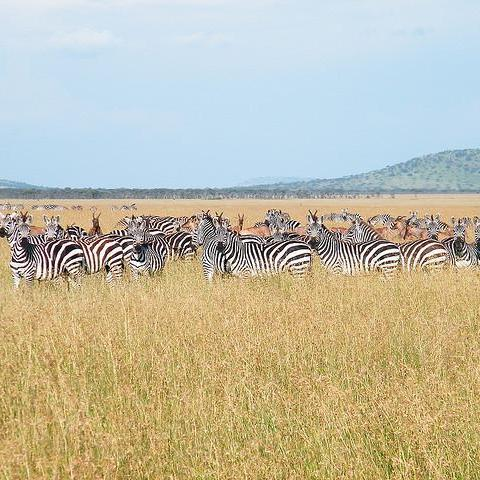
#> input picture intrinsic_sigma_map_plotting/plotting/zebra.jpg, 480 x 480 px, found by its file name
$ jupyter execute --allow-errors plotting.ipynb
#> lines starting #> are read from the running program, lines starting #| are printed output that depends on the picture; pictures that were not available may be replaced by others from this repository, and a replacement may not be noted
[cell 1]
from PIL import Image
import numpy as np
import matplotlib.pyplot as plt

[cell 2]
zebra = np.array(Image.open('exp4/zebra.jpg'))
#> zebra is the input picture: shape (480, 480, 3); mean R, G, B 192.5, 187.4, 165
zebra_sigma = np.array(Image.open('sigmaMap/zebra_sigma.png'))
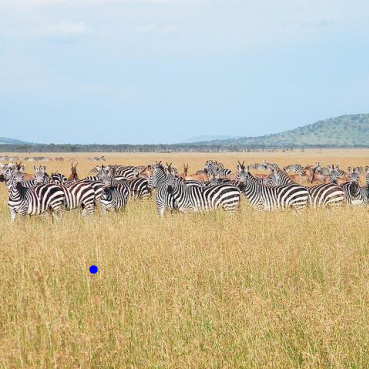
#> input picture intrinsic_sigma_map_plotting/plotting/zeba_blue_dot.png, 369 x 369 px, given in place of zebra_sigma.png, which was not available
#> zebra_sigma is the input picture: shape (369, 369, 4); mean R, G, B, A 191.9, 186.8, 164.5, 255
zebra_recon = np.array(Image.open('Reproduction/zebra_reproduction.png'))
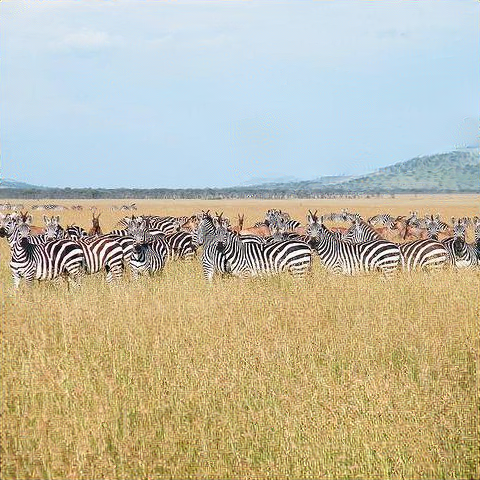
#> input picture intrinsic_sigma_map_plotting/slides_sigma_map_gen/zebra_reproduction.png, 480 x 480 px, found by its file name
#> zebra_recon is the input picture: shape (480, 480, 3); mean R, G, B 191.7, 186.6, 164.3

zebra_sali  = np.sqrt(np.array(Image.open('exp4/zebra_sali.png').convert('L'))/255.,dtype=np.float32)
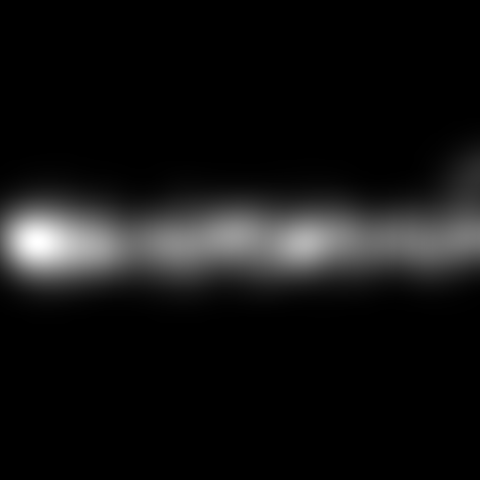
#> input picture SALICON/zebra_sali.png, 480 x 480 px, found by its file name
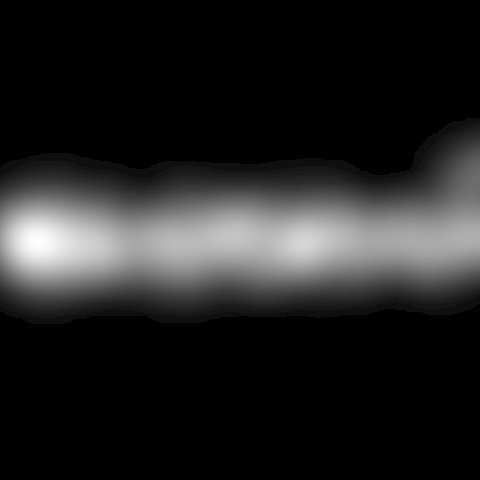
#> zebra_sali: shape (480, 480) float32; min 0, max 1, mean 0.134
zebra_sigma_from_Sali = np.array(Image.open('exp3/zebra_sigma.png'))
#> (the rest of this cell did not finish here and is left out)

#> (a cell that did not finish here is left out)

[cell 4]
sheepdog = np.array(Image.open('exp4/sheepdog.jpg'))
#> (the rest of this cell did not finish here and is left out)

#> (a cell that did not finish here is left out)

#> (a cell that did not finish here is left out)

#> (a cell that did not finish here is left out)

#> (a cell that did not finish here is left out)

[cell 9]
zebra = np.array(Image.open('exp4/zebra.jpg'))
zebra_sali = np.array(Image.open('exp4/zebra_sali.png'))
#> zebra_sali is the input picture: shape (480, 480); min 0, max 255, mean 18.9
